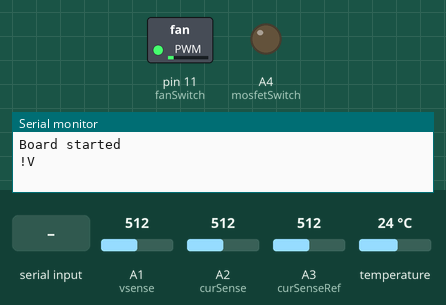
Bench run of a sketch on a simulated Arduino Uno, built with avr-gcc and run on an emulated ATmega328P. On the bench: switched loads named in the sketch (green lamp = pin HIGH), output pins drawn as LEDs (lit = HIGH), the last lines printed to the serial monitor. The inputs (shaded band) are chosen by the test bench; at power-on: A1 (vsense) = 512, A2 (curSense) = 512, A3 (curSenseRef) = 512, temperature 24 °C.

Above: at 0.8 s.
0.9 s: "ok\n" received over Serial
At 3.0 s:
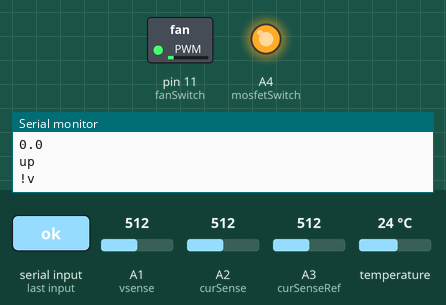
3.5 s: "!S\n" received over Serial
At 5.0 s:
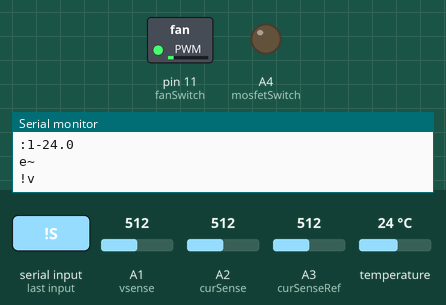
Timing chart, 0 to 6.5 s (numbered marks = the images above; inputs shaded):
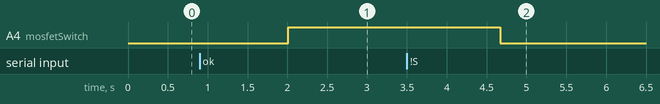

Measured:
- after the input at 0.9 s, A4 (mosfetSwitch): LOW → HIGH after 1.1 s
- after the input at 3.5 s, A4 (mosfetSwitch): HIGH → LOW after 1.2 s instead of 4.9 s

The sketch:

Power_module1_2.ino
```cpp
/* K-ev Power-Module script v1.0
 *
 * Written by Henri Pyoria (henri.pyoria@outlook.com)
 *
 * Temperature-IC addresses must be manually defined
 * to tempAdr table. This skips teh lengthy search for 'em.
 * IC's must support resolution configuration! (10bit used)
 *
 * 2s watchdog implemented after the setups ready, in case of odd failures.
 */

#include <avr/wdt.h>
#include <OneWire.h>

#define DEBUG 1
#define VERBOSE 0
#define HOST_QUERY_ON 1
 // DO NOT USE DEBUG ON LIVE SYSTEM!!! IMPERATIVE!!!

const int FAN_MAX_DUTY_CYCLE = 35; //(12/72)*256 and lowered still a bit for first tests
const int CMD_CHAR_COUNT = 2;
const int OVERCURRENT = 140;
const int OVERVOLTAGE = 85;
const int LOW_VOLTAGE = 58;
const int OVER_HEAT = 60;
const int NL = 1;  // Newline flag for overloaded serialPrint -function
const int HOST_QUERY_TIME = 5000; // ms | Change for real application
const int READ_TIME = 200; // ms, for temperature sensors to sample readings and while monitoring is on
const int TMP_COUNT = 41;
const int BYTE = 8;

// const bool DEBUG = true; // DO NOT USE THIS ON LIVE SYSTEM!!! IMPERATIVE!!!

OneWire ds(2);

byte  tempAdr[TMP_COUNT][8] =
{ {0x28, 0xBA, 0x4B, 0x41, 0x09, 0x00, 0x00, 0xAE},
  {0x28, 0xEE, 0x46, 0x41, 0x09, 0x00, 0x00, 0xB0},
  {0x00, 0x00, 0x00, 0x00, 0x00, 0x00, 0x00, 0x00},
  {0x00, 0x00, 0x00, 0x00, 0x00, 0x00, 0x00, 0x00},
  {0x00, 0x00, 0x00, 0x00, 0x00, 0x00, 0x00, 0x00},
  {0x00, 0x00, 0x00, 0x00, 0x00, 0x00, 0x00, 0x00},
  {0x00, 0x00, 0x00, 0x00, 0x00, 0x00, 0x00, 0x00},
  {0x00, 0x00, 0x00, 0x00, 0x00, 0x00, 0x00, 0x00},
  {0x00, 0x00, 0x00, 0x00, 0x00, 0x00, 0x00, 0x00},
  {0x00, 0x00, 0x00, 0x00, 0x00, 0x00, 0x00, 0x00},
  {0x00, 0x00, 0x00, 0x00, 0x00, 0x00, 0x00, 0x00},
  {0x00, 0x00, 0x00, 0x00, 0x00, 0x00, 0x00, 0x00},
  {0x00, 0x00, 0x00, 0x00, 0x00, 0x00, 0x00, 0x00},
  {0x00, 0x00, 0x00, 0x00, 0x00, 0x00, 0x00, 0x00},
  {0x00, 0x00, 0x00, 0x00, 0x00, 0x00, 0x00, 0x00},
  {0x00, 0x00, 0x00, 0x00, 0x00, 0x00, 0x00, 0x00},
  {0x00, 0x00, 0x00, 0x00, 0x00, 0x00, 0x00, 0x00},
  {0x00, 0x00, 0x00, 0x00, 0x00, 0x00, 0x00, 0x00},
  {0x00, 0x00, 0x00, 0x00, 0x00, 0x00, 0x00, 0x00},
  {0x00, 0x00, 0x00, 0x00, 0x00, 0x00, 0x00, 0x00},
  {0x00, 0x00, 0x00, 0x00, 0x00, 0x00, 0x00, 0x00},
  {0x00, 0x00, 0x00, 0x00, 0x00, 0x00, 0x00, 0x00},
  {0x00, 0x00, 0x00, 0x00, 0x00, 0x00, 0x00, 0x00},
  {0x00, 0x00, 0x00, 0x00, 0x00, 0x00, 0x00, 0x00},
  {0x00, 0x00, 0x00, 0x00, 0x00, 0x00, 0x00, 0x00},
  {0x00, 0x00, 0x00, 0x00, 0x00, 0x00, 0x00, 0x00},
  {0x00, 0x00, 0x00, 0x00, 0x00, 0x00, 0x00, 0x00},
  {0x00, 0x00, 0x00, 0x00, 0x00, 0x00, 0x00, 0x00},
  {0x00, 0x00, 0x00, 0x00, 0x00, 0x00, 0x00, 0x00},
  {0x00, 0x00, 0x00, 0x00, 0x00, 0x00, 0x00, 0x00},
  {0x00, 0x00, 0x00, 0x00, 0x00, 0x00, 0x00, 0x00},
  {0x00, 0x00, 0x00, 0x00, 0x00, 0x00, 0x00, 0x00},
  {0x00, 0x00, 0x00, 0x00, 0x00, 0x00, 0x00, 0x00},
  {0x00, 0x00, 0x00, 0x00, 0x00, 0x00, 0x00, 0x00},
  {0x00, 0x00, 0x00, 0x00, 0x00, 0x00, 0x00, 0x00},
  {0x00, 0x00, 0x00, 0x00, 0x00, 0x00, 0x00, 0x00},
  {0x00, 0x00, 0x00, 0x00, 0x00, 0x00, 0x00, 0x00},
  {0x00, 0x00, 0x00, 0x00, 0x00, 0x00, 0x00, 0x00},
  {0x00, 0x00, 0x00, 0x00, 0x00, 0x00, 0x00, 0x00},
  {0x00, 0x00, 0x00, 0x00, 0x00, 0x00, 0x00, 0x00},
  {0x00, 0x00, 0x00, 0x00, 0x00, 0x00, 0x00, 0x00}
};
byte  data[TMP_COUNT][9];

int vsense = A1;
int curSense = A2;
int curSenseRef = A3;
int vref3v3 = A2;
int fanSwitch = 11;
int mosfetSwitch = A4;

double current;
double voltage;
double board5v;
double ms;
double temperature[TMP_COUNT];

String serialInput = "";
bool success = false;
bool setupSuccess = false;
bool criticalCFailure = false;
bool criticalVFailure = false;
bool criticalTFailure = false;
bool lowVoltage = false;
bool hostNotResponding = false;
bool hostShut = false;

bool checkIfShut();
void interrupt_setup();
void serialPrint(String);
void serialPrint(String, bool);
String enquire(String);
#if DEBUG&&VERBOSE
void printBits(byte);
#endif

void setup()
{
  DDRC |= B00010000; // pinMode(mosfetSwitch, OUTPUT);
  PORTC &= B11101111; // digitalWrite(mosfetSwitch, LOW);
  wdt_disable();
  wdt_reset();
  pinMode(fanSwitch, OUTPUT);
  analogWrite(fanSwitch, FAN_MAX_DUTY_CYCLE);
  pinMode(curSense, INPUT);
  pinMode(curSenseRef, INPUT);

  Serial.begin(57600);
  Serial.println("Board started");
  serialInput.reserve(64);  // These values are probably too unoptimized,
  Serial.setTimeout(200);   // but I don't really care too much for now.

  current = 5*((analogRead(curSense)-analogRead(curSenseRef))/1023)/0.02;
  // ^ Can measure accuracy to ~0.25A
  if (current > 0.5 || current < -0.5)
  {
    do
    {
      serialPrint("!C", NL); // Board current failure
      delay(1000);
    }
    while(!DEBUG);
  }

  pinMode(vsense, INPUT);
  pinMode(vref3v3, INPUT);
  board5v = 3.3*1023/analogRead(vref3v3); // Function of 5V*((3.3/5)*1023)/vref3v3
  // ^ Returns real voltage referring to internal 3v3 regulator voltage
  // 3v3 output pin shorted to analog input
  voltage = (analogRead(vsense)/1023)*board5v*(537/27);
  // (537/27) is a multiplier to counter voltage divider in the circuit
  if (voltage > OVERVOLTAGE || voltage < LOW_VOLTAGE)
  {
    do
    {
      serialPrint("!V", NL); // Board voltage failure
      delay(1000);
    }
    while(!DEBUG);
  }

  interrupt_setup();

  #if DEBUG&&VERBOSE

    serialPrint("Interrupts now in place", NL);
  #endif

  if(!ds.reset())
  {
    do
    {
      serialPrint("!T", NL); // Board temperature failure
      delay(1000);
    }
    while(!DEBUG);
  }

  // Write config command and config values to all devices
  byte setCnf[4] = {0x4E, 0x7C, 0x0A, B00111111};
  ds.skip();
  ds.write_bytes(setCnf, 4);
  ds.reset(); // reset 1-Wire

  while(enquire("?h") != "ok"){}

  serialPrint(String(current,1), NL);
  serialPrint(String(voltage,1), NL);


  setupSuccess = true;
  wdt_reset();
  wdt_enable(WDTO_2S);

  #if DEBUG&&VERBOSE
    serialPrint("wdt reset and enabled", NL);
  #endif
  digitalWrite(mosfetSwitch, HIGH);
  serialPrint("up", NL);
}

void loop()
{
  wdt_reset();
  #if DEBUG&&VERBOSE
    serialPrint("loop() entered", NL);
  #endif

  ds.reset();
  ds.skip();
  ds.write(0x44); // Command temperature sensors to start measurement

  ms = millis(); // Store current time
  while(ms+READ_TIME >= millis()) // Secondary loop
    systemMonitoring();     // Do over 200ms if no extra timing is
                            // given for temp sensors to do conversion
  wdt_reset();

  #if DEBUG&&VERBOSE
    serialPrint("Secondary loop completed", NL);
  #endif

  readTemps(); // Read and store temperatures
  wdt_reset();

  success = true;
  checkIfShut();

  #if HOST_QUERY_ON
  if(Serial.readStringUntil('\n') != "ok")
  {
    serialPrint("?h", NL);
    success = false;
  }
  else
    hostShut = false;

  ms = millis();
  while(!hostShut && !success && ms+HOST_QUERY_TIME > millis())
  {
    if(checkIfShut())
      break;
    else if(Serial.available() && Serial.readStringUntil('\n') == "ok")
    {
      success = true;
    }
    else
      delay(HOST_QUERY_TIME/4);
    wdt_reset();
  }
  #endif

  if(!hostShut && !success)
  {
    PORTC &= B11101111; // digitalWrite(mosfetSwitch, LOW)
    hostNotResponding = true;
    #if DEBUG&&VERBOSE
      serialPrint("Host not reached, gates are now shut", NL);
    #endif
  }
  else
  {
    serialPrint(":c");
    serialPrint(String(current,1), NL);
    serialPrint(":v");
    serialPrint(String(voltage,1), NL);
    for(int i = 0; i < TMP_COUNT; ++i)
    {
      if(tempAdr[i][7] != 0x00)
      {
        serialPrint(String(':'));
        serialPrint(String(i));
        serialPrint(String('-'));
        serialPrint(String(temperature[i],1), NL);
      }
      else
        break;
    }
    serialPrint("e~", NL);
  }
}

void systemMonitoring()
{
  if(criticalCFailure || criticalVFailure || criticalTFailure || lowVoltage)
  {
    if(!criticalCFailure || !criticalVFailure || !criticalTFailure)
    {
      do
      {
        serialPrint("!v", NL);
        delay(1000);
        wdt_reset();
      }
      while(!DEBUG && lowVoltage);
      if(!hostShut && !DEBUG)
        serialPrint("up", NL);
    }
    else
    {
      do
      {
        if(criticalCFailure)
          serialPrint("!C", NL);
        if(criticalVFailure)
          serialPrint("!V", NL);
        if(criticalTFailure)
          serialPrint("!T", NL);
        if(lowVoltage)
          serialPrint("!v", NL);
        delay(1000);
        wdt_reset();
      }
      while(!DEBUG);
    }
  }

  if(!checkIfShut() && hostNotResponding) // checkIfShut() is executed every time
  {
    serialPrint("?h", NL);
    delay(10);
    if(Serial.available() && Serial.readStringUntil('\n') == "ok")
    {
      hostNotResponding = false;
      hostShut = false;
      digitalWrite(mosfetSwitch, HIGH);
      serialPrint("up", NL);
      #if DEBUG&&VERBOSE
        serialPrint("Host responded, gates are now open", NL);
      #endif
    }
  }
}

void readTemps()
{
  for(int i = 0; i < TMP_COUNT; ++i)
  {
    if(tempAdr[i][7] != 0x00) // This checks if sensors' address table entry has any address in it
    {
      #if DEBUG&&VERBOSE
        serialPrint("Entered read cycle i=");
        serialPrint(String(i, DEC), NL);
      #endif
      ds.reset();
      ds.select(tempAdr[i]);
      #if DEBUG&&VERBOSE
        serialPrint("Device selected", NL);
        serialPrint("Commanding to read out the scratchpad", NL);
      #endif
      ds.write(0xBE); // Request sensor to read out the scratchpad
      for(int j = 0; j < 9; ++j) // Read all 9 bytes
      {
        data[i][j] = ds.read();
      }
      #if DEBUG&&VERBOSE
        for(int j = 0; j < 9; ++j)
        {
          if(data[i][j]<=0x0F)
            serialPrint("0");
          serialPrint(String(data[i][j], HEX));
        }
        serialPrint("\nData read", NL);
      #endif
      if(OneWire::crc8(data[i], 8) != data[i][8])
      { // If crc is wrong, set all bits to 1
        for(int k = 0; k < 9; ++k)
          data[i][k] = byte(0xFF, HEX);
        #if DEBUG&&VERBOSE
          serialPrint("CRC Check failed!", NL);
        #endif
      }
    }
    else
      break;
  }

  int16_t rawTemp;
  for(int i = 0; i < TMP_COUNT; ++i)
  {
    if(tempAdr[i][7] != 0x00)
    {
      rawTemp = 0;
      rawTemp = (data[i][1] << BYTE) | data[i][0];
      // ^ Reads data to temporary container
      rawTemp &= ~3;
      // ^ Sets last 2 bits to zero,
      // as 10-bit resolution doesn't use them
      #if DEBUG&&VERBOSE
        printBits(rawTemp);
      #endif
      temperature[i] = 85.0*(double(rawTemp)/1360.0);

      if(i==0 && temperature[i] >= 120)
      { // This sensor will be in the mosfet heatsink
        PORTC &= B11101111;
        criticalTFailure = true;
      }
      else if(i!=0 && temperature[i] >= OVER_HEAT)
      {
        PORTC &= B11101111;
        criticalTFailure = true;
      }
    }
    else
      break;
  }
}

bool checkIfShut()
{
  #if DEBUG&&VERBOSE
    serialPrint("Peeking: ");
    serialPrint(String(Serial.peek()), NL);
  #endif
  if(Serial.peek() == '!')
  {
    if(Serial.readStringUntil('\n') == "!S")
    {
      PORTC &= B11101111; // digitalWrite(mosfetSwitch, LOW)
      hostShut = true;
      hostNotResponding = false;
      serialPrint("sh", NL);
      #if DEBUG&&VERBOSE
        serialPrint("Gate is now shut by host", NL);
      #endif
      return true;
    }
  }
  return false;
}

void interrupt_setup() // http://www.instructables.com/id/Arduino-Timer-Interrupts/
{
  cli(); //stop interrupts
/*
//set timer0 interrupt at 2kHz // USED BY PWM
  TCCR0A = 0;// set entire TCCR0A register to 0
  TCCR0B = 0;// same for TCCR0B
  TCNT0  = 0;//initialize counter value to 0
  // set compare match register for 2khz increments
  OCR0A = 124;// = (16*10^6) / (2000*64) - 1 (must be <256)
  // turn on CTC mode
  TCCR0A |= (1 << WGM01);
  // Set CS01 and CS00 bits for 64 prescaler
  TCCR0B |= (1 << CS01) | (1 << CS00);
  // enable timer compare interrupt
  TIMSK0 |= (1 << OCIE0A);
*/

//set timer1 interrupt at 10Hz
  TCCR1A = 0; // set entire TCCR1A register to 0
  TCCR1B = 0; // same for TCCR1B
  TCNT1  = 0; //initialize counter value to 0
  // set compare match register for 1hz increments
  OCR1A = 3124; // = (16*10^6) / (10*1024) - 1 (must be <65536)
  // turn on CTC mode
  TCCR1B |= (1 << WGM12);
  // Set CS10 and CS12 bits for 1024 prescaler
  TCCR1B |= (1 << CS12) | (1 << CS10);
  // enable timer compare interrupt
  TIMSK1 |= (1 << OCIE1A);
/*
//set timer2 interrupt at 8kHz
  TCCR2A = 0;// set entire TCCR2A register to 0
  TCCR2B = 0;// same for TCCR2B
  TCNT2  = 0;//initialize counter value to 0
  // set compare match register for 8khz increments
  OCR2A = 249;// = (16*10^6) / (8000*8) - 1 (must be <256)
  // turn on CTC mode
  TCCR2A |= (1 << WGM21);
  // Set CS21 bit for 8 prescaler
  TCCR2B |= (1 << CS21);
  // enable timer compare interrupt
  TIMSK2 |= (1 << OCIE2A);
*/

  sei(); //allow interrupts

}//end setup

ISR(TIMER1_COMPA_vect) //timer1 interrupt
{
  if(setupSuccess)
  {
    board5v = 3.3*1023/analogRead(vref3v3); // Function of 5V*((3.3/5)*1023)/vref3v3
    voltage = (analogRead(vsense)/1023)*board5v*(537/27);

    if(voltage > OVERVOLTAGE)
    {
      PORTC &= B11101111;
      criticalVFailure = true;
    }

    current = board5v*((analogRead(curSense)-analogRead(curSenseRef))/1023)/0.02; // Can measure accuracy to ~0.25A

    if(current > OVERCURRENT)
    {
      PORTC &= B11101111;
      criticalCFailure = true;
    }

    if(voltage < LOW_VOLTAGE)
      lowVoltage = true;

    else if(voltage >= LOW_VOLTAGE)
      lowVoltage = false;
  }
}


// These serial funcs are needed because somehow too fast consecutive
// Serial.Print() calls fail to wait the previous calls to finish.
void serialPrint(String message)
{
  Serial.print(message);
  Serial.flush();
  // Flushing means for arduino just to wait for data to be transmitted,
  // not emptying the queue;
}

void serialPrint(String message, bool NL)
{
  Serial.println(message);
  Serial.flush();
}

String enquire(String query)
{
  success = false;
  while(!success)
  {
    while(!Serial.available())
    {
      delay(1000);
      serialPrint(query, NL);
      systemMonitoring();
    }

    serialInput = Serial.readStringUntil('\n');

    #if DEBUG&&VERBOSE
      serialPrint("Command received: ");
      serialPrint(serialInput, NL);
      Serial.print(serialInput.length(), DEC);
      Serial.flush();
      serialPrint(" bytes", NL);
    #endif

    if(serialInput.length() == CMD_CHAR_COUNT)
    {
      success = true;
    }
    else
    {
      #if DEBUG&&VERBOSE
        serialPrint("Answer wasn't wanted, clearing", NL);
      #endif
      serialInput = "";
    }
  }
  return serialInput;
}
#if DEBUG&&VERBOSE
void printBits(int data)
{
  String bits;
  for(int i = 0; i < 16; ++i)
    bits += bitRead(data, 15-i);

  Serial.println(bits);
}
#endif
```
